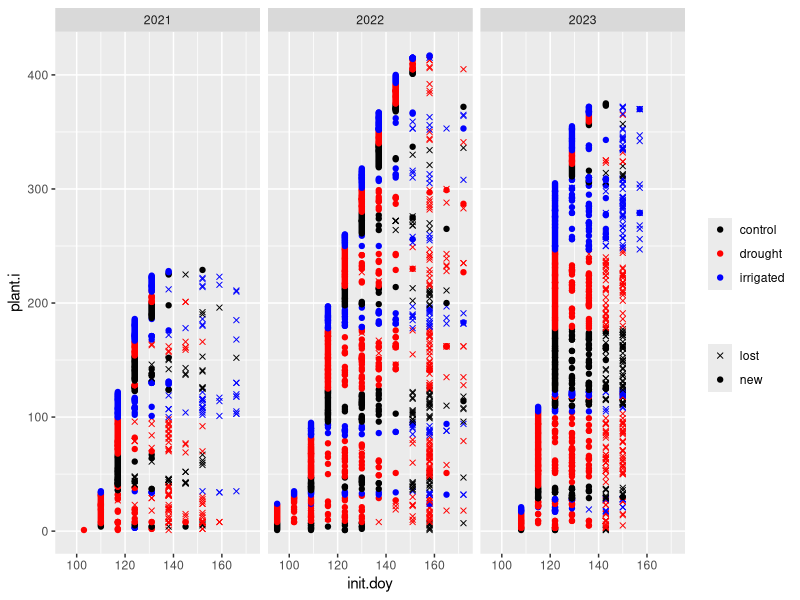
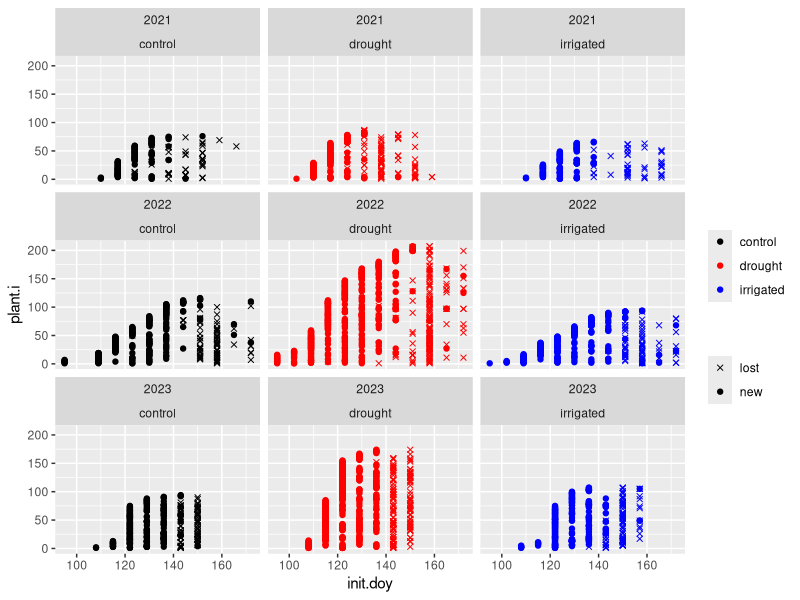
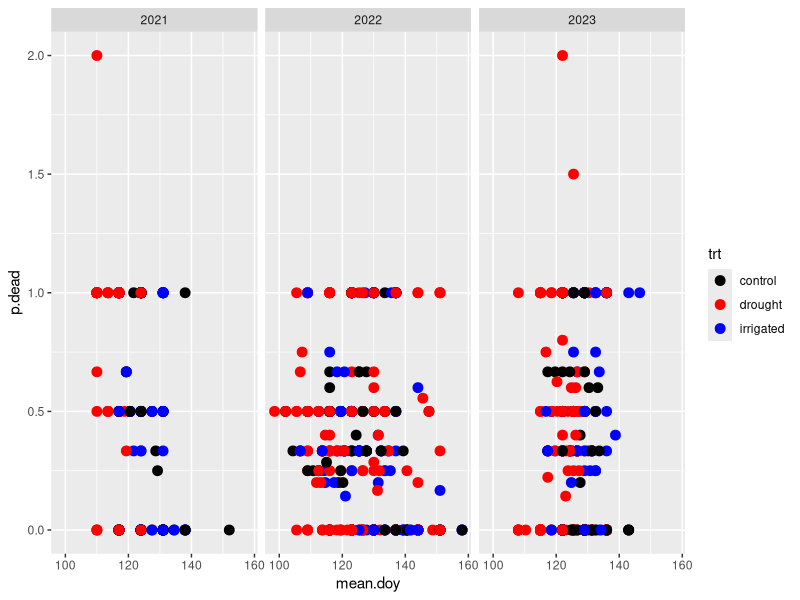

The R script that drew these images, in order: (Note: this script raises an error after producing the figures.)
# Script for assessing budding phenology and umbel deaths
# SN - init 19 Jan 2024

# Load packages
library(ggplot2)
library(dplyr)
library(tidyr)
# library(lme4) # not working with my updated version of Matrix...
library(glmmTMB)

# Clear namespace
rm(list = ls())

# Read in dataset
buds.all = read.csv('01_data_cleaning/out/phenology_buds_deaths_all.csv') %>%
  # Add in treatment data (because it's useful)
  merge(y = read.csv('00_raw_data/plot_treatments.csv'))

head(buds.all)

# Visualize 
# make plot where one row corresponds to one plant, time is on x-axis

buds.all %>% 
  group_by(plantid) %>%
  mutate(minday = min(init.doy)) %>%
  ungroup() %>%
  arrange(minday, trt, plantid) %>%
  group_by(year) %>%
  # trust me, this works for assigning an integer ID to each plant
  mutate(plant.i = cumsum(!duplicated(plantid))) %>%
  ungroup() %>%
  ggplot(aes(x = init.doy, y = plant.i)) +
  geom_point(aes(colour = trt, shape = varb)) +
  scale_shape_manual(values = c(4, 19), '') +
  scale_colour_manual(values = c('black', 'red', 'blue'), '') +
  facet_wrap(~ year)
# you can kinda see from here 

# Now facet out by treatment
buds.all %>% 
  group_by(plantid) %>%
  mutate(minday = min(init.doy)) %>%
  ungroup() %>%
  arrange(minday, trt, plantid) %>%
  group_by(year, trt) %>%
  mutate(plant.i = cumsum(!duplicated(plantid))) %>%
  ungroup() %>%
  ggplot(aes(x = init.doy, y = plant.i)) +
  geom_point(aes(colour = trt, shape = varb)) +
  scale_shape_manual(values = c(4, 19), '') +
  scale_colour_manual(values = c('black', 'red', 'blue'), '') +
  facet_wrap(year ~ trt)
# eh

# Now... change the plantIDs to be consistent across years

buds.all = buds.all %>%
  separate(plantid, into = c('tag', 'plot', 'coord'), sep = '_', remove = FALSE, fill = 'right') %>%
  select(-coord) %>%
  unite(tagplot, c(tag, plot), remove = FALSE) %>%
  mutate(phen.scaled = (init.doy - round(mean(init.doy))) / 7)

# Subset out new buds only
buds.new = buds.all %>% filter(varb %in% 'new')

# Get a data frame with mean budding day and total number of good/dead umbels
budday.deaths = buds.all %>%
  group_by(tagplot, year, plot, trt) %>%
  summarise(
    n.total.buds = sum(varb %in% 'new'),
    n.dead = sum(varb %in% 'lost'),
    mean.doy = mean(init.doy[varb %in% 'new'])
  ) %>%
  ungroup() %>%
  mutate(phen.scaled = (mean.doy - mean(mean.doy)) / 7)

# Check - are there any plants that have more dead umbels than total ones?
any(budday.deaths$n.dead > budday.deaths$n.total.buds)
# nope = good!

##### Mean date of budding - analysis

# Null model
p_0 = glmmTMB(
  init.doy ~ (1 | plot / tagplot) + (1 | year),
  data = buds.new
)

summary(p_0)

p_t = glmmTMB(
  init.doy ~ trt + (1 | plot / tagplot) + (1 | year),
  data = buds.new
)

summary(p_t)

anova(p_t, p_0)
# well... okay cool, likelihood ratio test suggests an effect of drought on budding phen

predict(
  object = p_t,
  newdata = data.frame(trt = c('control', 'drought', 'irrigated')),
  type = 'response',
  re.form = ~ 0,
  allow.new.levels = TRUE
)

# so ~3 days sooner under drought, ~2 days later under irrigation

##### Date of budding vs. likelihood of bud mortality

budday.deaths %>%
  mutate(p.dead = n.dead / n.total.buds) %>%
  ggplot(aes(x = mean.doy, y = p.dead)) +
  geom_point(aes(colour = trt), size = 3) +
  scale_colour_manual(values = c('black', 'red', 'blue')) +
  facet_wrap(~ year)

d_0 = glmmTMB(
  cbind(n.dead, n.total.buds - n.dead) ~ (1 | plot / tagplot) + (1 | year),
  data = budday.deaths,
  family = 'binomial'
)

summary(d_0)

d_t = glmmTMB(
  cbind(n.dead, n.total.buds - n.dead) ~ trt + (1 | plot / tagplot) + (1 | year),
  data = budday.deaths,
  family = 'binomial'
)

summary(d_t)

d_d = glmmTMB(
  cbind(n.dead, n.total.buds - n.dead) ~ phen.scaled + (1 | plot / tagplot) + (1 | year),
  data = budday.deaths,
  family = 'binomial'
)

summary(d_d)

anova(d_d, d_0) # looks like a significant effect of day
anova(d_t, d_0) # not of treatment though lol

d_d_t = glmmTMB(
  cbind(n.dead, n.total.buds - n.dead) ~ phen.scaled + trt + (1 | plot / tagplot) + (1 | year),
  data = budday.deaths,
  family = 'binomial'
)

anova(d_d_t, d_d)
# no effect of treatment, unless...

d_dt = glmmTMB(
  cbind(n.dead, n.total.buds - n.dead) ~ phen.scaled * trt + (1 | plot / tagplot) + (1 | year),
  data = budday.deaths,
  family = 'binomial'
)

anova(d_dt, d_d)
# nope!
# no treatment effect period

# one more... does doy effect vary by year
d_dy = glmmTMB(
  cbind(n.dead, n.total.buds - n.dead) ~  (1 | plot / tagplot) + (phen.scaled | year),
  data = budday.deaths,
  family = 'binomial'
)

anova(d_dy, d_d)
# whoa... cool, significant effect
AIC(d_dy, d_d, d_0)

# neat.

summary(d_dy)
# huh... okay how do I get the mean effect of phen.scaled out of here lol
ranef(d_dy) # oh hell yeah
ranef(d_dy)$cond$year
# so... negative effect in 2021, weak neutral-ish effects in other years

# In just the model with one overall effects
summary(d_d)
# one *week* of later budding decreases log-odds by -0.17, or, about 16%
